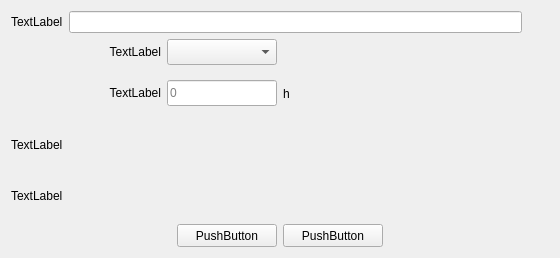
<?xml version="1.0" encoding="UTF-8"?>
<ui version="4.0">
 <class>AngKAddeMMCFile</class>
 <widget class="QWidget" name="AngKAddeMMCFile">
  <property name="geometry">
   <rect>
    <x>0</x>
    <y>0</y>
    <width>560</width>
    <height>258</height>
   </rect>
  </property>
  <property name="windowTitle">
   <string>AngKAddeMMCFile</string>
  </property>
  <layout class="QHBoxLayout" name="horizontalLayout_7">
   <property name="spacing">
    <number>0</number>
   </property>
   <property name="leftMargin">
    <number>0</number>
   </property>
   <property name="topMargin">
    <number>0</number>
   </property>
   <property name="rightMargin">
    <number>0</number>
   </property>
   <property name="bottomMargin">
    <number>0</number>
   </property>
   <item>
    <widget class="QWidget" name="backgroundWidget" native="true">
     <layout class="QVBoxLayout" name="verticalLayout">
      <item>
       <layout class="QHBoxLayout" name="horizontalLayout">
        <item>
         <widget class="QLabel" name="binFileText">
          <property name="text">
           <string>TextLabel</string>
          </property>
         </widget>
        </item>
        <item>
         <widget class="QLineEdit" name="binFileEdit"/>
        </item>
        <item>
         <widget class="QPushButton" name="browseButton">
          <property name="minimumSize">
           <size>
            <width>21</width>
            <height>14</height>
           </size>
          </property>
          <property name="maximumSize">
           <size>
            <width>21</width>
            <height>14</height>
           </size>
          </property>
          <property name="text">
           <string/>
          </property>
          <property name="flat">
           <bool>true</bool>
          </property>
         </widget>
        </item>
       </layout>
      </item>
      <item>
       <layout class="QHBoxLayout" name="horizontalLayout_2">
        <item>
         <widget class="QLabel" name="progOnPartitionText">
          <property name="minimumSize">
           <size>
            <width>150</width>
            <height>18</height>
           </size>
          </property>
          <property name="maximumSize">
           <size>
            <width>150</width>
            <height>18</height>
           </size>
          </property>
          <property name="text">
           <string>TextLabel</string>
          </property>
          <property name="alignment">
           <set>Qt::AlignRight|Qt::AlignTrailing|Qt::AlignVCenter</set>
          </property>
         </widget>
        </item>
        <item>
         <widget class="QComboBox" name="partitionComboBox">
          <property name="minimumSize">
           <size>
            <width>110</width>
            <height>26</height>
           </size>
          </property>
          <property name="maximumSize">
           <size>
            <width>110</width>
            <height>26</height>
           </size>
          </property>
         </widget>
        </item>
        <item>
         <spacer name="horizontalSpacer">
          <property name="orientation">
           <enum>Qt::Horizontal</enum>
          </property>
          <property name="sizeHint" stdset="0">
           <size>
            <width>40</width>
            <height>20</height>
           </size>
          </property>
         </spacer>
        </item>
       </layout>
      </item>
      <item>
       <layout class="QHBoxLayout" name="horizontalLayout_3">
        <item>
         <widget class="QLabel" name="startAddressText">
          <property name="minimumSize">
           <size>
            <width>150</width>
            <height>18</height>
           </size>
          </property>
          <property name="maximumSize">
           <size>
            <width>150</width>
            <height>18</height>
           </size>
          </property>
          <property name="text">
           <string>TextLabel</string>
          </property>
          <property name="alignment">
           <set>Qt::AlignRight|Qt::AlignTrailing|Qt::AlignVCenter</set>
          </property>
         </widget>
        </item>
        <item>
         <widget class="QLineEdit" name="startAddrEdit">
          <property name="minimumSize">
           <size>
            <width>110</width>
            <height>26</height>
           </size>
          </property>
          <property name="maximumSize">
           <size>
            <width>110</width>
            <height>26</height>
           </size>
          </property>
          <property name="placeholderText">
           <string>0</string>
          </property>
         </widget>
        </item>
        <item>
         <widget class="QLabel" name="label_4">
          <property name="text">
           <string>h</string>
          </property>
         </widget>
        </item>
        <item>
         <spacer name="horizontalSpacer_2">
          <property name="orientation">
           <enum>Qt::Horizontal</enum>
          </property>
          <property name="sizeHint" stdset="0">
           <size>
            <width>40</width>
            <height>20</height>
           </size>
          </property>
         </spacer>
        </item>
       </layout>
      </item>
      <item>
       <layout class="QHBoxLayout" name="horizontalLayout_4">
        <item>
         <widget class="QLabel" name="startAddrText">
          <property name="text">
           <string>TextLabel</string>
          </property>
         </widget>
        </item>
       </layout>
      </item>
      <item>
       <layout class="QHBoxLayout" name="horizontalLayout_5">
        <item>
         <widget class="QLabel" name="userPartitionText">
          <property name="text">
           <string>TextLabel</string>
          </property>
         </widget>
        </item>
       </layout>
      </item>
      <item>
       <layout class="QHBoxLayout" name="horizontalLayout_6">
        <item>
         <spacer name="horizontalSpacer_3">
          <property name="orientation">
           <enum>Qt::Horizontal</enum>
          </property>
          <property name="sizeHint" stdset="0">
           <size>
            <width>40</width>
            <height>20</height>
           </size>
          </property>
         </spacer>
        </item>
        <item>
         <widget class="QPushButton" name="okButton">
          <property name="minimumSize">
           <size>
            <width>100</width>
            <height>23</height>
           </size>
          </property>
          <property name="maximumSize">
           <size>
            <width>100</width>
            <height>23</height>
           </size>
          </property>
          <property name="text">
           <string>PushButton</string>
          </property>
         </widget>
        </item>
        <item>
         <widget class="QPushButton" name="cancelButton">
          <property name="minimumSize">
           <size>
            <width>100</width>
            <height>23</height>
           </size>
          </property>
          <property name="maximumSize">
           <size>
            <width>100</width>
            <height>23</height>
           </size>
          </property>
          <property name="text">
           <string>PushButton</string>
          </property>
         </widget>
        </item>
        <item>
         <spacer name="horizontalSpacer_4">
          <property name="orientation">
           <enum>Qt::Horizontal</enum>
          </property>
          <property name="sizeHint" stdset="0">
           <size>
            <width>40</width>
            <height>20</height>
           </size>
          </property>
         </spacer>
        </item>
       </layout>
      </item>
     </layout>
    </widget>
   </item>
  </layout>
 </widget>
 <layoutdefault spacing="6" margin="11"/>
 <resources/>
 <connections/>
</ui>
